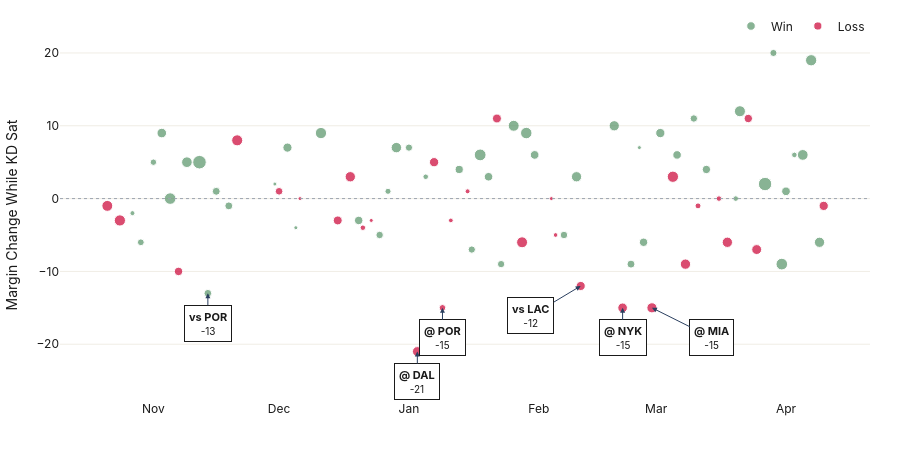

Source (notebook cell):
### Markdown cell above
### Build `02e_kd_off_scatter.html` — Margin change across all KD-off stretches

### Code cell
# ============================================================
# Visualization: KD-Off Margin Change Across All Games (scatterplot)
# ============================================================
import plotly.graph_objects as go
from datetime import datetime

# Make sure per_game is sorted chronologically (not by margin_change anymore)
per_game_chron = per_game.copy()
# Parse dates so we can sort and use them as x-axis
per_game_chron["date_parsed"] = pd.to_datetime(per_game_chron["date"], format="%b %d, %Y")
per_game_chron = per_game_chron.sort_values("date_parsed").reset_index(drop=True)

# Clean opponent string for hover
def short_matchup(m):
    return m.replace("HOU vs. ", "vs ").replace("HOU @ ", "@ ")

per_game_chron["opp_short"] = per_game_chron["matchup"].apply(short_matchup)

# Colors
WIN_COLOR = "#4A8B5C"   # muted green
LOSS_COLOR = "#CE1141"  # Rockets red
ZERO_GRAY = "#9CA3AF"

# Build figure
fig = go.Figure()

# Add zero reference line
fig.add_hline(y=0, line=dict(color=ZERO_GRAY, width=1, dash="dot"))

# Wins
wins = per_game_chron[per_game_chron["result"] == "W"]
fig.add_trace(go.Scatter(
    x=wins["date_parsed"], y=wins["net_margin_change"],
    mode="markers",
    name="Win",
    marker=dict(
        size=wins["total_off_minutes"].clip(lower=4, upper=15),
        color=WIN_COLOR,
        opacity=0.65,
        line=dict(color="white", width=1),
    ),
    customdata=wins[["opp_short", "total_off_minutes", "n_stretches"]],
    hovertemplate=(
        "<b>%{customdata[0]}</b><br>"
        "%{x|%b %d, %Y}<br>"
        "Margin change: %{y:+d}<br>"
        "KD off: %{customdata[1]:.1f} min (%{customdata[2]} stretches)<br>"
        "Result: Win<extra></extra>"
    ),
))

# Losses
losses = per_game_chron[per_game_chron["result"] == "L"]
fig.add_trace(go.Scatter(
    x=losses["date_parsed"], y=losses["net_margin_change"],
    mode="markers",
    name="Loss",
    marker=dict(
        size=losses["total_off_minutes"].clip(lower=4, upper=15),
        color=LOSS_COLOR,
        opacity=0.75,
        line=dict(color="white", width=1),
    ),
    customdata=losses[["opp_short", "total_off_minutes", "n_stretches"]],
    hovertemplate=(
        "<b>%{customdata[0]}</b><br>"
        "%{x|%b %d, %Y}<br>"
        "Margin change: %{y:+d}<br>"
        "KD off: %{customdata[1]:.1f} min (%{customdata[2]} stretches)<br>"
        "Result: Loss<extra></extra>"
    ),
))

# Annotate the worst games (margin change <= -12)
worst_games = per_game_chron[per_game_chron["net_margin_change"] <= -12].copy()
for _, row in worst_games.iterrows():
    # Custom offset for specific games to avoid overlap
    if row["opp_short"] == "@ MIA":
        ax_offset = 60  # push right
    elif row["opp_short"] == "vs LAC":
        ax_offset = -50  # push left,
    else:
        ax_offset = 0
    
    fig.add_annotation(
        x=row["date_parsed"], y=row["net_margin_change"],
        text=f"<b>{row['opp_short']}</b><br><span style='font-size:10px'>{row['net_margin_change']:+d}</span>",
        showarrow=True, arrowhead=2, arrowsize=1, arrowwidth=1,
        ax=ax_offset, ay=30,
        font=dict(size=11, color="#1A1A1A"),
        bgcolor="white", bordercolor="#1A1A1A", borderwidth=1, borderpad=4,
        align="center",
    )

# Layout
fig.update_layout(
    height=450,
    paper_bgcolor="white",
    plot_bgcolor="white",
    font=dict(family="Inter, sans-serif", color="#1A1A1A"),
    margin=dict(l=60, r=30, t=30, b=50),
    legend=dict(
        orientation="h",
        yanchor="top", y=1.05,
        xanchor="right", x=1,
        bgcolor="rgba(255,255,255,0)",
    ),
    xaxis=dict(
        title=None,
        showgrid=False,
        zeroline=False,
        tickformat="%b",
        dtick="M1",
    ),
    yaxis=dict(
        title="Margin Change While KD Sat",
        zeroline=False,
        gridcolor="#F0EDE5",
        ticksuffix="",
    ),
)

# Save to HTML
plotly_html = fig.to_html(include_plotlyjs='cdn', full_html=True,
                          config={'displayModeBar': False})

wrapper = """<!DOCTYPE html>
<html lang="en">
<head>
<meta charset="UTF-8">
<title>KD-Off Margin Change</title>
<link rel="preconnect" href="https://fonts.googleapis.com">
<link rel="preconnect" href="https://fonts.gstatic.com" crossorigin>
<link href="https://fonts.googleapis.com/css2?family=Fraunces:opsz,wght@9..144,600&family=Inter:wght@400;500;600&family=JetBrains+Mono:wght@500&display=swap" rel="stylesheet">
<style>
  * { box-sizing: border-box; margin: 0; padding: 0; }
  body {
    font-family: 'Inter', sans-serif;
    background: #FAFAF7;
    color: #1A1A1A;
    padding: 60px 40px;
  }
  .wrapper { max-width: 1100px; margin: 0 auto; }
  .table-label {
    font-family: 'JetBrains Mono', monospace;
    font-size: 11px;
    letter-spacing: 0.15em;
    text-transform: uppercase;
    color: #CE1141;
    margin-bottom: 8px;
  }
  h2 {
    font-family: 'Fraunces', Georgia, serif;
    font-size: 26px;
    font-weight: 600;
    letter-spacing: -0.015em;
    margin-bottom: 8px;
  }
  .subtitle {
    color: #6B7280;
    font-size: 15px;
    margin-bottom: 24px;
  }
  .chart-frame {
    background: white;
    border-radius: 8px;
    padding: 8px;
    box-shadow: 0 1px 3px rgba(0,0,0,0.04), 0 1px 2px rgba(0,0,0,0.06);
  }
  .legend-note {
    margin-top: 14px;
    font-size: 13px;
    color: #6B7280;
    font-style: italic;
  }
</style>
</head>
<body>
<div class="wrapper">
  <div class="table-label">Clutch Time, Section 02</div>
  <h2>When KD Sits, Across the Season</h2>
  <p class="subtitle">Across 78 games, Houston's margin while Kevin Durant was on the bench was neutral on average. But in a handful of games, the lead vanished, and those games were almost always losses.</p>
  <div class="chart-frame">
__CHART__
  </div>
  <p class="legend-note">Each dot represents one game. Dot size reflects total minutes Durant spent on the bench. Annotated games had a swing of 12 points or more. A "stretch" refers to one continuous on-off period within a game.</p>
</div>
</body>
</html>"""

import re
chart_div = re.search(r'<body>(.*?)</body>', plotly_html, re.DOTALL).group(1)
final = wrapper.replace("__CHART__", chart_div)

with open(ASSETS_DIR / "02d_kd_off_scatter.html", "w") as f:
    f.write(final)

print(f"Saved: {ASSETS_DIR / '02d_kd_off_scatter.html'}")
fig.show()

### Figure 1 — Plotly figure (JSON) as saved in the notebook; plotly's stock layout.template omitted (floating-point values rounded to 4 significant figures; data arrays with more than 128 entries replaced by an {"elided": "..."} marker saying what was removed)
{"data": [{"customdata": {"elided": "48x3 mixed values"}, "hovertemplate": "<b>%{customdata[0]}</b><br>%{x|%b %d, %Y}<br>Margin change: %{y:+d}<br>KD off: %{customdata[1]:.1f} min (%{customdata[2]} stretches)<br>Result: Win<extra></extra>", "marker": {"color": "#4A8B5C", "line": {"color": "white", "width": 1}, "opacity": 0.65, "size": [5.02, 6.8, 6.445, 9.605, 11.57, 10.65, 13.58, 7.697, 7.917, 7.917, 4.0, 9.167, 4.0, 11.28, 8.467, 7.45, 6.1, 10.46, 7.233, 5.55, 8.167, 7.272, 11.8, 8.532, 7.325, 10.97, 11.48, 8.683, 7.533, 10.27, 10.25, 7.972, 4.0, 8.36, 9.278, 8.55, 7.417, 8.27, 5.567, 11.07, 13.38, 7.15, 11.67, 8.7, 5.583, 10.75, 11.25, 10.27]}, "mode": "markers", "name": "Win", "type": "scatter", "x": ["2025-10-27T00:00:00.000000000", "2025-10-29T00:00:00.000000000", "2025-11-01T00:00:00.000000000", "2025-11-03T00:00:00.000000000", "2025-11-05T00:00:00.000000000", "2025-11-09T00:00:00.000000000", "2025-11-12T00:00:00.000000000", "2025-11-14T00:00:00.000000000", "2025-11-16T00:00:00.000000000", "2025-11-19T00:00:00.000000000", "2025-11-30T00:00:00.000000000", "2025-12-03T00:00:00.000000000", "2025-12-05T00:00:00.000000000", "2025-12-11T00:00:00.000000000", "2025-12-20T00:00:00.000000000", "2025-12-25T00:00:00.000000000", "2025-12-27T00:00:00.000000000", "2025-12-29T00:00:00.000000000", "2026-01-01T00:00:00.000000000", "2026-01-05T00:00:00.000000000", "2026-01-13T00:00:00.000000000", "2026-01-16T00:00:00.000000000", "2026-01-18T00:00:00.000000000", "2026-01-20T00:00:00.000000000", "2026-01-23T00:00:00.000000000", "2026-01-26T00:00:00.000000000", "2026-01-29T00:00:00.000000000", "2026-01-31T00:00:00.000000000", "2026-02-07T00:00:00.000000000", "2026-02-10T00:00:00.000000000", "2026-02-19T00:00:00.000000000", "2026-02-23T00:00:00.000000000", "2026-02-25T00:00:00.000000000", "2026-02-26T00:00:00.000000000", "2026-03-02T00:00:00.000000000", "2026-03-06T00:00:00.000000000", "2026-03-10T00:00:00.000000000", "2026-03-13T00:00:00.000000000", "2026-03-20T00:00:00.000000000", "2026-03-21T00:00:00.000000000", "2026-03-27T00:00:00.000000000", "2026-03-29T00:00:00.000000000", "2026-03-31T00:00:00.000000000", "2026-04-01T00:00:00.000000000", "2026-04-03T00:00:00.000000000", "2026-04-05T00:00:00.000000000", "2026-04-07T00:00:00.000000000", "2026-04-09T00:00:00.000000000"], "y": [-2, -6, 5, 9, 0, 5, 5, -13, 1, -1, 2, 7, -4, 9, -3, -5, 1, 7, 7, 3, 4, -7, 6, 3, -9, 10, 9, 6, -5, 3, 10, -9, 7, -6, 9, 6, 11, 4, 0, 12, 2, 20, -9, 1, 6, 6, 19, -6]}, {"customdata": [["@ OKC", 10.9, 2], ["vs DET", 11.2, 4], ["@ SAS", 8.45, 3], ["vs DEN", 11.07, 2], ["@ UTA", 7.667, 2], ["@ DAL", 2.95, 1], ["@ DEN", 8.933, 2], ["@ NOP", 10.32, 4], ["@ SAC", 5.493, 3], ["@ LAC", 3.767, 2], ["@ DAL", 9.768, 3], ["@ POR", 9.3, 3], ["@ POR", 6.55, 2], ["@ SAC", 4.733, 2], ["vs OKC", 4.967, 2], ["@ PHI", 8.967, 4], ["vs SAS", 10.97, 3], ["vs BOS", 3.333, 2], ["vs CHA", 4.667, 1], ["vs LAC", 9.102, 3], ["@ NYK", 9.633, 2], ["@ MIA", 10.14, 3], ["vs GSW", 11.28, 2], ["@ SAS", 10.33, 2], ["@ DEN", 5.935, 2], ["vs LAL", 5.583, 2], ["vs LAL", 10.32, 2], ["@ CHI", 8.333, 2], ["@ MIN", 9.883, 2], ["vs MIN", 9.267, 2]], "hovertemplate": "<b>%{customdata[0]}</b><br>%{x|%b %d, %Y}<br>Margin change: %{y:+d}<br>KD off: %{customdata[1]:.1f} min (%{customdata[2]} stretches)<br>Result: Loss<extra></extra>", "marker": {"color": "#CE1141", "line": {"color": "white", "width": 1}, "opacity": 0.75, "size": [10.9, 11.2, 8.45, 11.07, 7.667, 4.0, 8.933, 10.32, 5.493, 4.0, 9.768, 9.3, 6.55, 4.733, 4.967, 8.967, 10.97, 4.0, 4.667, 9.102, 9.633, 10.14, 11.28, 10.33, 5.935, 5.583, 10.32, 8.333, 9.883, 9.267]}, "mode": "markers", "name": "Loss", "type": "scatter", "x": ["2025-10-21T00:00:00.000000000", "2025-10-24T00:00:00.000000000", "2025-11-07T00:00:00.000000000", "2025-11-21T00:00:00.000000000", "2025-12-01T00:00:00.000000000", "2025-12-06T00:00:00.000000000", "2025-12-15T00:00:00.000000000", "2025-12-18T00:00:00.000000000", "2025-12-21T00:00:00.000000000", "2025-12-23T00:00:00.000000000", "2026-01-03T00:00:00.000000000", "2026-01-07T00:00:00.000000000", "2026-01-09T00:00:00.000000000", "2026-01-11T00:00:00.000000000", "2026-01-15T00:00:00.000000000", "2026-01-22T00:00:00.000000000", "2026-01-28T00:00:00.000000000", "2026-02-04T00:00:00.000000000", "2026-02-05T00:00:00.000000000", "2026-02-11T00:00:00.000000000", "2026-02-21T00:00:00.000000000", "2026-02-28T00:00:00.000000000", "2026-03-05T00:00:00.000000000", "2026-03-08T00:00:00.000000000", "2026-03-11T00:00:00.000000000", "2026-03-16T00:00:00.000000000", "2026-03-18T00:00:00.000000000", "2026-03-23T00:00:00.000000000", "2026-03-25T00:00:00.000000000", "2026-04-10T00:00:00.000000000"], "y": [-1, -3, -10, 8, 1, 0, -3, 3, -4, -3, -21, 5, -15, -3, 1, 11, -6, 0, -5, -12, -15, -15, 3, -9, -1, 0, -6, 11, -7, -1]}], "layout": {"annotations": [{"align": "center", "arrowhead": 2, "arrowsize": 1, "arrowwidth": 1, "ax": 0, "ay": 30, "bgcolor": "white", "bordercolor": "#1A1A1A", "borderpad": 4, "borderwidth": 1, "font": {"color": "#1A1A1A", "size": 11}, "showarrow": true, "text": "<b>vs POR</b><br><span style='font-size:10px'>-13</span>", "x": "2025-11-14T00:00:00", "y": -13}, {"align": "center", "arrowhead": 2, "arrowsize": 1, "arrowwidth": 1, "ax": 0, "ay": 30, "bgcolor": "white", "bordercolor": "#1A1A1A", "borderpad": 4, "borderwidth": 1, "font": {"color": "#1A1A1A", "size": 11}, "showarrow": true, "text": "<b>@ DAL</b><br><span style='font-size:10px'>-21</span>", "x": "2026-01-03T00:00:00", "y": -21}, {"align": "center", "arrowhead": 2, "arrowsize": 1, "arrowwidth": 1, "ax": 0, "ay": 30, "bgcolor": "white", "bordercolor": "#1A1A1A", "borderpad": 4, "borderwidth": 1, "font": {"color": "#1A1A1A", "size": 11}, "showarrow": true, "text": "<b>@ POR</b><br><span style='font-size:10px'>-15</span>", "x": "2026-01-09T00:00:00", "y": -15}, {"align": "center", "arrowhead": 2, "arrowsize": 1, "arrowwidth": 1, "ax": -50, "ay": 30, "bgcolor": "white", "bordercolor": "#1A1A1A", "borderpad": 4, "borderwidth": 1, "font": {"color": "#1A1A1A", "size": 11}, "showarrow": true, "text": "<b>vs LAC</b><br><span style='font-size:10px'>-12</span>", "x": "2026-02-11T00:00:00", "y": -12}, {"align": "center", "arrowhead": 2, "arrowsize": 1, "arrowwidth": 1, "ax": 0, "ay": 30, "bgcolor": "white", "bordercolor": "#1A1A1A", "borderpad": 4, "borderwidth": 1, "font": {"color": "#1A1A1A", "size": 11}, "showarrow": true, "text": "<b>@ NYK</b><br><span style='font-size:10px'>-15</span>", "x": "2026-02-21T00:00:00", "y": -15}, {"align": "center", "arrowhead": 2, "arrowsize": 1, "arrowwidth": 1, "ax": 60, "ay": 30, "bgcolor": "white", "bordercolor": "#1A1A1A", "borderpad": 4, "borderwidth": 1, "font": {"color": "#1A1A1A", "size": 11}, "showarrow": true, "text": "<b>@ MIA</b><br><span style='font-size:10px'>-15</span>", "x": "2026-02-28T00:00:00", "y": -15}], "font": {"color": "#1A1A1A", "family": "Inter, sans-serif"}, "height": 450, "legend": {"bgcolor": "rgba(255,255,255,0)", "orientation": "h", "x": 1, "xanchor": "right", "y": 1.05, "yanchor": "top"}, "margin": {"b": 50, "l": 60, "r": 30, "t": 30}, "paper_bgcolor": "white", "plot_bgcolor": "white", "shapes": [{"line": {"color": "#9CA3AF", "dash": "dot", "width": 1}, "type": "line", "x0": 0, "x1": 1, "xref": "x domain", "y0": 0, "y1": 0, "yref": "y"}], "xaxis": {"dtick": "M1", "showgrid": false, "tickformat": "%b", "title": {}, "zeroline": false}, "yaxis": {"gridcolor": "#F0EDE5", "ticksuffix": "", "title": {"text": "Margin Change While KD Sat"}, "zeroline": false}}}
